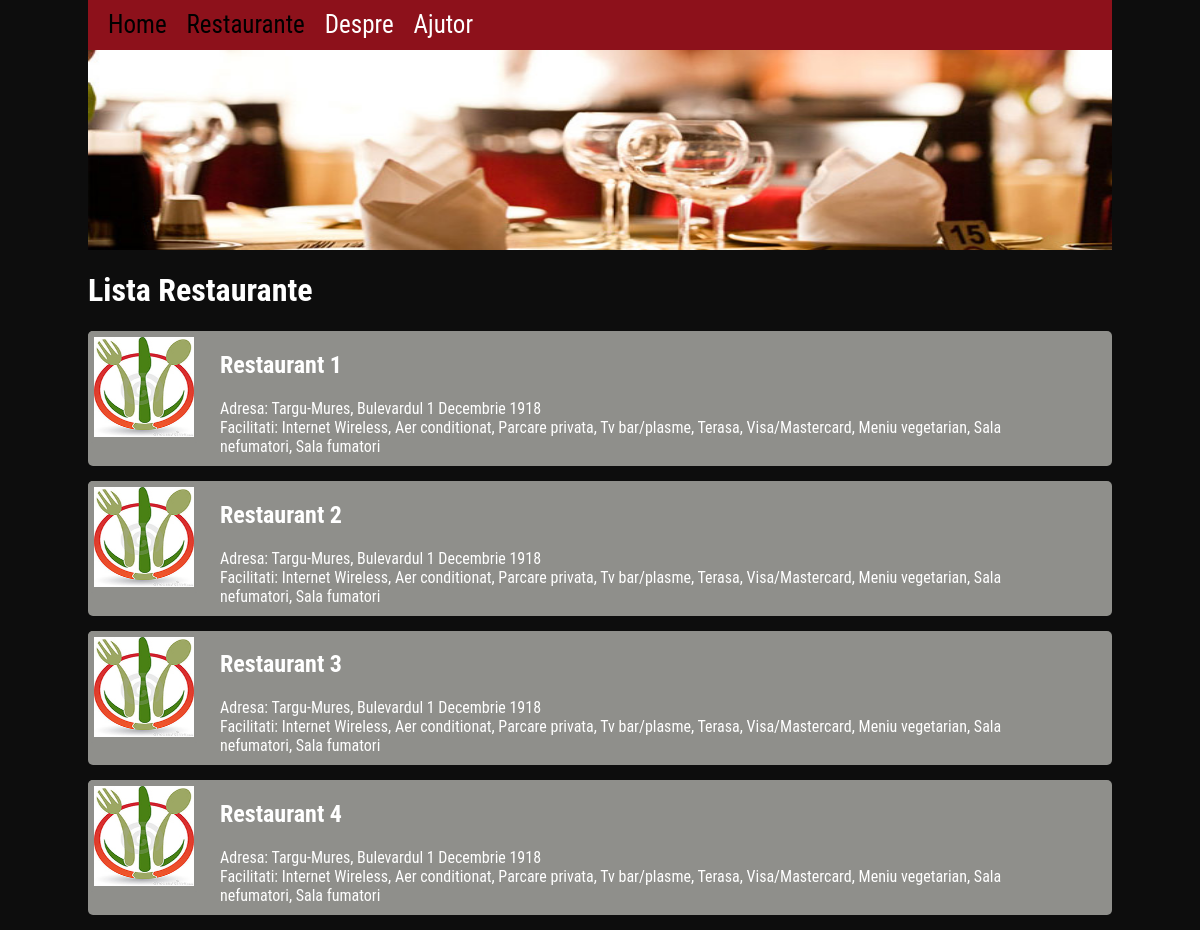
/templates/restaurante.php, run on the app's committed database.
### tables this page shows
CREATE TABLE IF NOT EXISTS `restaurante` (
  `ID` int(11) NOT NULL AUTO_INCREMENT,
  `Nume` text NOT NULL,
  `Adresa` text NOT NULL,
  `Descriere` text NOT NULL,
  `Thumbnail` text NOT NULL,
  PRIMARY KEY (`ID`)
);

### config/database.class.php (called while the page is built, shortened)
<?php
class Database {
  private $host = DB_HOST;
  private $user = DB_USER;
  private $pass = DB_PASS;
  private $dbname = DB_NAME;
  private $dbh;
  private $stmt;
  public function __construct() {
    $dsn = 'mysql:host=' . $this->host . ';dbname=' . $this->dbname;
    $options = array(
        PDO::ATTR_PERSISTENT => true,
        PDO::ATTR_ERRMODE => PDO::ERRMODE_EXCEPTION
    );
    try {
      $this->dbh = new PDO($dsn, $this->user, $this->pass, $options);
    }
    catch (PDOException $e) {
      $this->error = $e->getMessage();
    }
  }
  public function query($query) {
    $this->stmt = $this->dbh->prepare($query);
  }
  public function execute() {
    return $this->stmt->execute();
  }
  public function resultset() {
    $this->execute();
    return $this->stmt->fetchAll(PDO::FETCH_ASSOC);
  }
}

### config/config.php (called while the page is built, shortened)
<?php
include_once('database.class.php');
include_once('restaurant.class.php');
$database = new Database();
$Restaurant = new Restaurant($database);
$Restaurante = $Restaurant->restaurantDetails();
?>

### config/restaurant.class.php (called while the page is built, shortened)
<?php
class Restaurant {
  private $Database;
  public function __construct($database) {
    $this->Database = $database;
  }
  public function restaurantDetails() {
    $this->Database->query("select ID , Nume , Adresa , Descriere from restaurante");
    return ($this->Database->resultset());
  }
}

### templates/restaurante.php (the view)
<?php
	include_once('../templates/header.php');
?>
<div class="listaRestaurante">
    <h1>Lista Restaurante</h1>
</div>
<?php
	for($i=0; $i<count($Restaurante); $i++){
?>
<ul class="restauranteCautare">
    <li>
        <div class='pozaRestaurantCautare'>
            <img src='../images/logos/logo.jpg'>
        </div>
        <div class="restaurantDescriere">
            <div class='numeRestaurantCautare'>
                <h2><?php print($Restaurante[$i]['Nume']);?></h2>
            </div>
            <div class='adresaRestaurantCautare'>
                Adresa: <?php print($Restaurante[$i]['Adresa']);?>
            </div>
            <div class='descriereRestaurantCautare'>
                Facilitati: <?php print($Restaurante[$i]['Descriere']);?>
            </div>
        </div>
        </li>
</ul>
<?php } ?>

### templates/header.php (shortened to what this page needs)
<!doctype html>
<html>
	<head>
		<?php
			include_once('../config/config.php');
		?>
		<link href="../css/style.css" type="text/css" rel="stylesheet" />
		<link rel="stylesheet" href="http://code.jquery.com/ui/1.11.0/themes/smoothness/jquery-ui.css">
		<link href="../css/jquery.selectBox.css" type="text/css" rel="stylesheet" />
		<link href="../css/jquery.ui.timepicker.css" type="text/css" rel="stylesheet" />
	</head>
	<body>
		<div class="wrapper">
			<div class="header">
				<ul class="headerMenu">
					<li><a href="index.php">Home</a></li>
					<li><a href="restaurante.php">Restaurante</a></li>
					<li>Despre</li>
					<li>Ajutor</li>
				</ul>
				<div class="subHeader">
					<img src="../images/banner_restaurant.jpg">
				</div>
			</div>

### css/style.css (style rules this page uses)
body { background-color: #0d0d0d; padding: 0; margin: 0; color: #ffffff; font-family: 'Roboto Condensed', sans-serif; }
body li { list-style: none; }
body a { text-decoration: none; color: #000000; }
.wrapper { max-width: 1024px; margin: 0 auto; }
.header { height: auto; }
.headerMenu { background: #8D111B; height: 50px; width: 100%; padding: 0; margin: 0; }
.headerMenu li { float: left; list-style: none; margin-left: 20px; font-size: 25px; line-height: 50px; }
.subHeader { height: auto; text-align: center; }
.subHeader img { width: 100%; display: block; height: 200px; }
.listaRestaurante { margin-top: 10px; margin-bottom: 10px; }
.restauranteCautare { float: left; width: 100%; padding: 0; margin: 0; }
.restauranteCautare li { width: 100%; border-radius: 5px; -webkit-border-radius: 5px; -moz-border-radius: 5px; background: #8f8f8b; padding-bottom: 10px; margin-bottom: 15px; float: left; height: auto; }
.pozaRestaurantCautare { width: 100px; height: 100px; float: left; padding: 6px; border-radius: 5px; -moz-border-radius: 5px; -webkit-border-radius: 5px; background: #8f8f8b; margin-right: 20px; }
.pozaRestaurantCautare img { width: 100px; height: 100px; }
.restaurantDescriere { float: left; width: 80%; }
.numeRestaurantCautare { float: left; }
.adresaRestaurantCautare { float: left; clear: both; }
.descriereRestaurantCautare { float: left; clear: both; }

### data on the page
restaurante: Nume "Restaurant 1", Adresa "Targu-Mures, Bulevardul 1 Decembrie 1918", Descriere "Internet Wireless, Aer conditionat, Parcare privata, Tv bar/plasme, Terasa, Visa/Mastercard, Meniu vegetarian, Sala nefumatori, Sala fumatori"
restaurante: Nume "Restaurant 2", Adresa "Targu-Mures, Bulevardul 1 Decembrie 1918", Descriere "Internet Wireless, Aer conditionat, Parcare privata, Tv bar/plasme, Terasa, Visa/Mastercard, Meniu vegetarian, Sala nefumatori, Sala fumatori"
restaurante: Nume "Restaurant 3", Adresa "Targu-Mures, Bulevardul 1 Decembrie 1918", Descriere "Internet Wireless, Aer conditionat, Parcare privata, Tv bar/plasme, Terasa, Visa/Mastercard, Meniu vegetarian, Sala nefumatori, Sala fumatori"
restaurante: Nume "Restaurant 4", Adresa "Targu-Mures, Bulevardul 1 Decembrie 1918", Descriere "Internet Wireless, Aer conditionat, Parcare privata, Tv bar/plasme, Terasa, Visa/Mastercard, Meniu vegetarian, Sala nefumatori, Sala fumatori"
